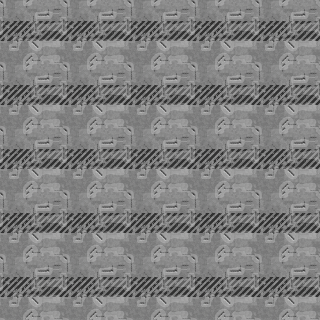

A 2D game scene composited from a Tiled map and its tileset images. What follows is a short description and the map's XML, with each tile layer's data collapsed to a summary:
An orthogonal 5x5 tile map with 64x64 px tiles, 3 tile layers (Background, Dynamic_Obstacles, Walls).

<map version="1.0" orientation="orthogonal" renderorder="right-down" width="5" height="5" tilewidth="64" tileheight="64" nextobjectid="1">
 <tileset firstgid="1" name="64pxTileSet" tilewidth="64" tileheight="64">
  <image source="../64pxTileSet.png" width="1472" height="128" />
 </tileset>
 <layer name="Background" width="5" height="5">
  <data>[25 cells, 25 non-empty, 1 distinct tile ids]</data>
 </layer>
 <layer name="Dynamic_Obstacles" width="5" height="5">
  <data>[25 cells, 0 non-empty, 0 distinct tile ids]</data>
 </layer>
 <layer name="Walls" width="5" height="5">
  <data>[25 cells, 0 non-empty, 0 distinct tile ids]</data>
 </layer>
</map>
